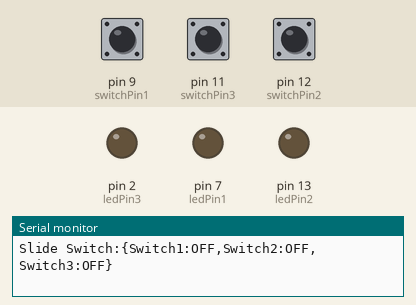
This sketch was run on a simulated Arduino Uno, built with avr-gcc and run on an emulated ATmega328P. On the bench: output pins drawn as LEDs (lit = HIGH), the last lines printed to the serial monitor. Inputs (shaded band) come from the test bench; at power-on: pin 9 (switchPin1) HIGH, pin 11 (switchPin3) HIGH, pin 12 (switchPin2) HIGH.

Above: at 2.8 s.
2.9 s: pin 9 (switchPin1) pulled LOW for 1.2 s
At 4.5 s:
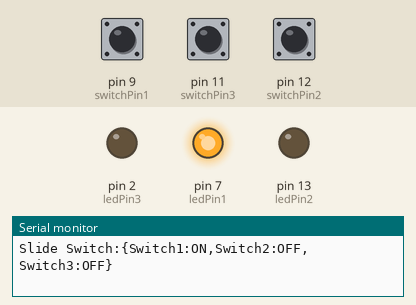
6.5 s: pin 11 (switchPin3) pulled LOW for 1.2 s
At 7.6 s:
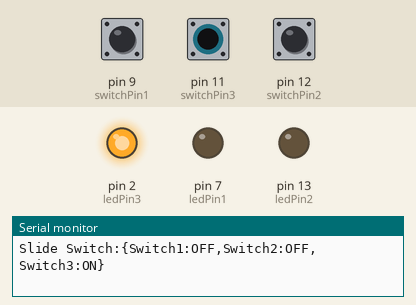
9.5 s: pin 12 (switchPin2) pulled LOW for 1.2 s
At 10.8 s:
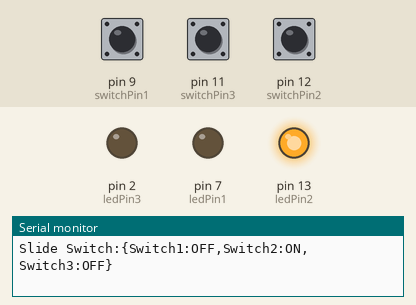
12.5 s: pin 12 (switchPin2) pulled LOW for 3.2 s
At 17.0 s:
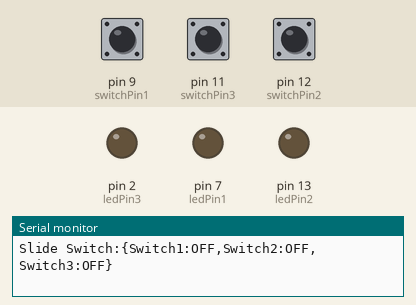
17.5 s: pin 9 (switchPin1) pulled LOW for 3.2 s
At 18.5 s:
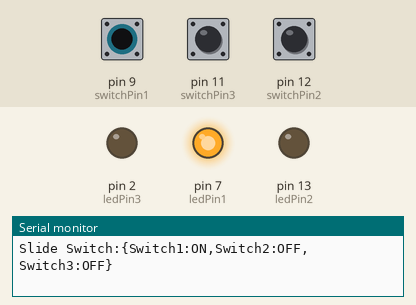
22.5 s: pin 9 (switchPin1) driven LOW and pin 11 (switchPin3) driven LOW
At 23.6 s:
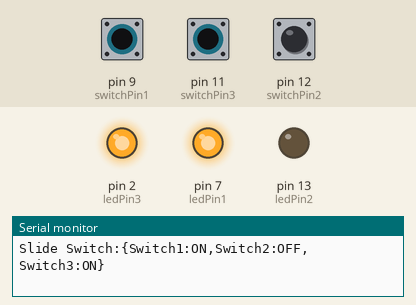
Timing chart, 0 to 25.5 s (numbered marks = the images above; inputs shaded):
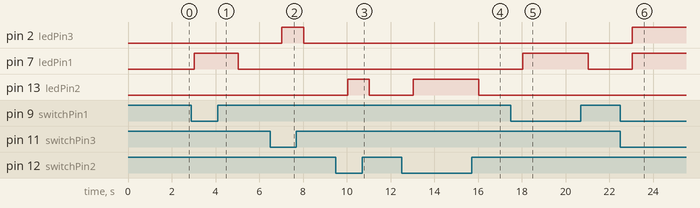

The sketch:

Slide_Switch.ino
```cpp
/** Atya Technologies Pvt. Ltd. - Slide Switch **/

// Define switch pins
const int switchPin1 = 9;
const int switchPin2 = 12;
const int switchPin3 = 11;

// Define LED pins
const int ledPin1 = 7;
const int ledPin2 = 13;
const int ledPin3 = 2;

// the setup routine runs once when you press reset:

void setup() {
  Serial.begin(9600);
  Serial.println("Welcome to Atya Technologies Pvt. Ltd.");

  // Initialize switch pins as inputs with internal pull-up resistors
  pinMode(switchPin1, INPUT_PULLUP);
  pinMode(switchPin2, INPUT_PULLUP);
  pinMode(switchPin3, INPUT_PULLUP);

  // Initialize LED pins as outputs
  pinMode(ledPin1, OUTPUT);
  pinMode(ledPin2, OUTPUT);
  pinMode(ledPin3, OUTPUT);
}

// the loop routine runs over and over again forever:

void loop() {
  // Read the state of each switch
  int switchState1 = digitalRead(switchPin1);
  int switchState2 = digitalRead(switchPin2);
  int switchState3 = digitalRead(switchPin3);

  // Print switch states to the serial monitor
  Serial.print("Slide Switch:{");
  // Check if each switch is ON or OFF and print the status
  if (switchState1 == LOW) {
    digitalWrite(ledPin1,HIGH);
    Serial.print("Switch1:ON,");
  } else {
    digitalWrite(ledPin1,LOW);
    Serial.print("Switch1:OFF,");
  }

  if (switchState2 == LOW) {
    digitalWrite(ledPin2,HIGH);
    Serial.print("Switch2:ON,");
  } else {
    digitalWrite(ledPin2,LOW);
    Serial.print("Switch2:OFF,");
  }

  if (switchState3 == LOW) {
    digitalWrite(ledPin3,HIGH);
    Serial.println("Switch3:ON}");
  } else {
    digitalWrite(ledPin3,LOW);
    Serial.println("Switch3:OFF}");
  }
  Serial.println();
  // Small delay to debounce switches
  delay(1000);
}
```

Measured:
- after the input at 2.9 s, pin 7 (ledPin1): LOW → HIGH after 0.13 s, → LOW 2.0 s later
- after the input at 6.5 s, pin 2 (ledPin3): LOW → HIGH after 0.53 s, → LOW 1.0 s later
- after the input at 9.5 s, pin 13 (ledPin2): LOW → HIGH after 0.53 s, → LOW 1.0 s later
- after the input at 12.5 s, pin 13 (ledPin2): LOW → HIGH after 0.54 s, → LOW 3.0 s later
- after the input at 17.5 s, pin 7 (ledPin1): LOW → HIGH after 0.54 s, → LOW 3.0 s later
- after the input at 22.5 s, pin 2 (ledPin3), pin 7 (ledPin1): LOW → HIGH after 0.54 s
